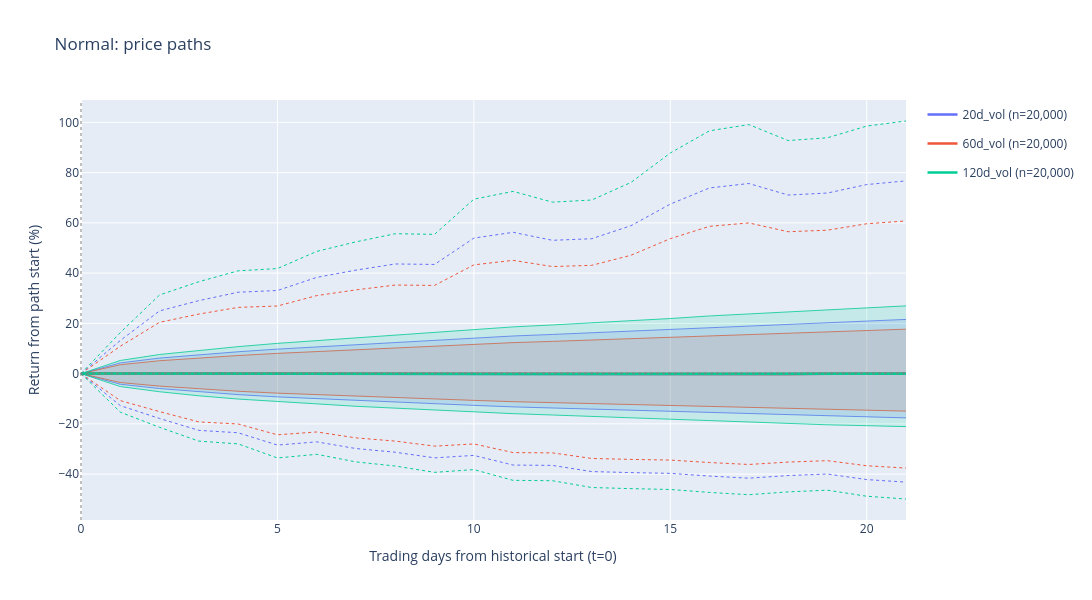

Notebook source saved alongside this figure:
### Code cell
normal.plot_paths()

### Figure 1 — Plotly figure (JSON) as saved in the notebook; plotly's stock layout.template omitted (floating-point values rounded to 4 significant figures)
{"data": [{"hovertemplate": "20d_vol — P10<br>Trading day: %{x}<br>Return: %{y:.2f}%<extra></extra>", "legendgroup": "Normal / 20d_vol", "line": {"color": "#636EFA", "dash": "solid", "width": 0.8}, "mode": "lines", "name": "20d_vol P10", "showlegend": false, "type": "scatter", "x": [0, 1, 2, 3, 4, 5, 6, 7, 8, 9, 10, 11, 12, 13, 14, 15, 16, 17, 18, 19, 20, 21], "y": [0, -4.235, -5.949, -7.285, -8.362, -9.258, -9.973, -10.78, -11.45, -12.02, -12.64, -13.25, -13.7, -14.28, -14.64, -15.11, -15.62, -16.05, -16.51, -17.01, -17.31, -17.63]}, {"fill": "tonexty", "fillcolor": "rgba(99,110,250,0.14)", "hovertemplate": "20d_vol — P90<br>Trading day: %{x}<br>Return: %{y:.2f}%<extra></extra>", "legendgroup": "Normal / 20d_vol", "line": {"color": "#636EFA", "dash": "solid", "width": 0.8}, "mode": "lines", "name": "20d_vol P90", "showlegend": false, "type": "scatter", "x": [0, 1, 2, 3, 4, 5, 6, 7, 8, 9, 10, 11, 12, 13, 14, 15, 16, 17, 18, 19, 20, 21], "y": [0, 4.262, 6.19, 7.504, 8.707, 9.75, 10.63, 11.57, 12.53, 13.38, 14.26, 14.98, 15.59, 16.24, 17.06, 17.61, 18.42, 19.03, 19.76, 20.29, 20.9, 21.58]}, {"hovertemplate": "20d_vol — Min<br>Trading day: %{x}<br>Return: %{y:.2f}%<extra></extra>", "legendgroup": "Normal / 20d_vol", "line": {"color": "#636EFA", "dash": "dot", "width": 1}, "mode": "lines", "name": "20d_vol Min", "showlegend": false, "type": "scatter", "x": [0, 1, 2, 3, 4, 5, 6, 7, 8, 9, 10, 11, 12, 13, 14, 15, 16, 17, 18, 19, 20, 21], "y": [0, -12.74, -17.86, -22.59, -23.54, -28.45, -27.17, -29.84, -31.29, -33.54, -32.56, -36.41, -36.53, -38.99, -39.41, -39.71, -40.79, -41.63, -40.58, -39.97, -42.19, -43.2]}, {"hovertemplate": "20d_vol — Max<br>Trading day: %{x}<br>Return: %{y:.2f}%<extra></extra>", "legendgroup": "Normal / 20d_vol", "line": {"color": "#636EFA", "dash": "dot", "width": 1}, "mode": "lines", "name": "20d_vol Max", "showlegend": false, "type": "scatter", "x": [0, 1, 2, 3, 4, 5, 6, 7, 8, 9, 10, 11, 12, 13, 14, 15, 16, 17, 18, 19, 20, 21], "y": [0, 13.19, 24.97, 29.06, 32.4, 33.09, 38.31, 41.21, 43.65, 43.46, 53.95, 56.25, 53.07, 53.7, 58.89, 67.49, 73.92, 75.68, 71.09, 71.89, 75.26, 76.72]}, {"hovertemplate": "20d_vol — Median<br>Trading day: %{x}<br>Return: %{y:.2f}%<extra></extra>", "legendgroup": "Normal / 20d_vol", "line": {"color": "#636EFA", "dash": "solid", "width": 2.5}, "mode": "lines", "name": "20d_vol (n=20,000)", "showlegend": true, "type": "scatter", "x": [0, 1, 2, 3, 4, 5, 6, 7, 8, 9, 10, 11, 12, 13, 14, 15, 16, 17, 18, 19, 20, 21], "y": [0, -0.02624, -0.05815, -0.1059, -0.1473, -0.1462, -0.1294, -0.1377, -0.1799, -0.1769, -0.09981, -0.141, -0.094, -0.1136, -0.1645, -0.1101, -0.1835, -0.1409, -0.145, -0.0834, -0.05216, -0.01194]}, {"hovertemplate": "60d_vol — P10<br>Trading day: %{x}<br>Return: %{y:.2f}%<extra></extra>", "legendgroup": "Normal / 60d_vol", "line": {"color": "#EF553B", "dash": "solid", "width": 0.8}, "mode": "lines", "name": "60d_vol P10", "showlegend": false, "type": "scatter", "x": [0, 1, 2, 3, 4, 5, 6, 7, 8, 9, 10, 11, 12, 13, 14, 15, 16, 17, 18, 19, 20, 21], "y": [0, -3.544, -4.985, -6.112, -7.023, -7.782, -8.388, -9.074, -9.64, -10.13, -10.65, -11.17, -11.56, -12.05, -12.37, -12.77, -13.2, -13.58, -13.97, -14.4, -14.65, -14.93]}, {"fill": "tonexty", "fillcolor": "rgba(239,85,59,0.14)", "hovertemplate": "60d_vol — P90<br>Trading day: %{x}<br>Return: %{y:.2f}%<extra></extra>", "legendgroup": "Normal / 60d_vol", "line": {"color": "#EF553B", "dash": "solid", "width": 0.8}, "mode": "lines", "name": "60d_vol P90", "showlegend": false, "type": "scatter", "x": [0, 1, 2, 3, 4, 5, 6, 7, 8, 9, 10, 11, 12, 13, 14, 15, 16, 17, 18, 19, 20, 21], "y": [0, 3.541, 5.135, 6.219, 7.21, 8.067, 8.785, 9.556, 10.34, 11.04, 11.76, 12.35, 12.84, 13.37, 14.04, 14.48, 15.14, 15.63, 16.22, 16.65, 17.15, 17.7]}, {"hovertemplate": "60d_vol — Min<br>Trading day: %{x}<br>Return: %{y:.2f}%<extra></extra>", "legendgroup": "Normal / 60d_vol", "line": {"color": "#EF553B", "dash": "dot", "width": 1}, "mode": "lines", "name": "60d_vol Min", "showlegend": false, "type": "scatter", "x": [0, 1, 2, 3, 4, 5, 6, 7, 8, 9, 10, 11, 12, 13, 14, 15, 16, 17, 18, 19, 20, 21], "y": [0, -10.74, -15.13, -19.23, -20.05, -24.35, -23.23, -25.58, -26.87, -28.87, -27.99, -31.44, -31.56, -33.77, -34.15, -34.42, -35.4, -36.17, -35.21, -34.66, -36.68, -37.61]}, {"hovertemplate": "60d_vol — Max<br>Trading day: %{x}<br>Return: %{y:.2f}%<extra></extra>", "legendgroup": "Normal / 60d_vol", "line": {"color": "#EF553B", "dash": "dot", "width": 1}, "mode": "lines", "name": "60d_vol Max", "showlegend": false, "type": "scatter", "x": [0, 1, 2, 3, 4, 5, 6, 7, 8, 9, 10, 11, 12, 13, 14, 15, 16, 17, 18, 19, 20, 21], "y": [0, 10.88, 20.43, 23.71, 26.37, 26.91, 31.06, 33.34, 35.26, 35.11, 43.3, 45.09, 42.62, 43.11, 47.12, 53.73, 58.64, 59.98, 56.49, 57.1, 59.66, 60.77]}, {"hovertemplate": "60d_vol — Median<br>Trading day: %{x}<br>Return: %{y:.2f}%<extra></extra>", "legendgroup": "Normal / 60d_vol", "line": {"color": "#EF553B", "dash": "solid", "width": 2.5}, "mode": "lines", "name": "60d_vol (n=20,000)", "showlegend": true, "type": "scatter", "x": [0, 1, 2, 3, 4, 5, 6, 7, 8, 9, 10, 11, 12, 13, 14, 15, 16, 17, 18, 19, 20, 21], "y": [0, -0.02188, -0.04849, -0.08827, -0.1229, -0.1219, -0.1079, -0.1148, -0.15, -0.1475, -0.08324, -0.1176, -0.07839, -0.09472, -0.1372, -0.0918, -0.1531, -0.1175, -0.1209, -0.06955, -0.04349, -0.009957]}, {"hovertemplate": "120d_vol — P10<br>Trading day: %{x}<br>Return: %{y:.2f}%<extra></extra>", "legendgroup": "Normal / 120d_vol", "line": {"color": "#00CC96", "dash": "solid", "width": 0.8}, "mode": "lines", "name": "120d_vol P10", "showlegend": false, "type": "scatter", "x": [0, 1, 2, 3, 4, 5, 6, 7, 8, 9, 10, 11, 12, 13, 14, 15, 16, 17, 18, 19, 20, 21], "y": [0, -5.151, -7.222, -8.83, -10.12, -11.2, -12.05, -13.02, -13.81, -14.49, -15.22, -15.94, -16.48, -17.16, -17.6, -18.14, -18.74, -19.26, -19.8, -20.38, -20.73, -21.1]}, {"fill": "tonexty", "fillcolor": "rgba(0,204,150,0.14)", "hovertemplate": "120d_vol — P90<br>Trading day: %{x}<br>Return: %{y:.2f}%<extra></extra>", "legendgroup": "Normal / 120d_vol", "line": {"color": "#00CC96", "dash": "solid", "width": 0.8}, "mode": "lines", "name": "120d_vol P90", "showlegend": false, "type": "scatter", "x": [0, 1, 2, 3, 4, 5, 6, 7, 8, 9, 10, 11, 12, 13, 14, 15, 16, 17, 18, 19, 20, 21], "y": [0, 5.233, 7.617, 9.247, 10.74, 12.04, 13.14, 14.31, 15.52, 16.59, 17.7, 18.61, 19.38, 20.19, 21.23, 21.93, 22.96, 23.73, 24.66, 25.33, 26.12, 26.98]}, {"hovertemplate": "120d_vol — Min<br>Trading day: %{x}<br>Return: %{y:.2f}%<extra></extra>", "legendgroup": "Normal / 120d_vol", "line": {"color": "#00CC96", "dash": "dot", "width": 1}, "mode": "lines", "name": "120d_vol Min", "showlegend": false, "type": "scatter", "x": [0, 1, 2, 3, 4, 5, 6, 7, 8, 9, 10, 11, 12, 13, 14, 15, 16, 17, 18, 19, 20, 21], "y": [0, -15.34, -21.37, -26.88, -27.97, -33.58, -32.12, -35.15, -36.78, -39.31, -38.21, -42.49, -42.64, -45.34, -45.79, -46.12, -47.3, -48.21, -47.07, -46.41, -48.82, -49.91]}, {"hovertemplate": "120d_vol — Max<br>Trading day: %{x}<br>Return: %{y:.2f}%<extra></extra>", "legendgroup": "Normal / 120d_vol", "line": {"color": "#00CC96", "dash": "dot", "width": 1}, "mode": "lines", "name": "120d_vol Max", "showlegend": false, "type": "scatter", "x": [0, 1, 2, 3, 4, 5, 6, 7, 8, 9, 10, 11, 12, 13, 14, 15, 16, 17, 18, 19, 20, 21], "y": [0, 16.35, 31.32, 36.59, 40.92, 41.82, 48.66, 52.46, 55.69, 55.45, 69.44, 72.55, 68.27, 69.11, 76.11, 87.83, 96.68, 99.13, 92.78, 93.89, 98.55, 100.6]}, {"hovertemplate": "120d_vol — Median<br>Trading day: %{x}<br>Return: %{y:.2f}%<extra></extra>", "legendgroup": "Normal / 120d_vol", "line": {"color": "#00CC96", "dash": "solid", "width": 2.5}, "mode": "lines", "name": "120d_vol (n=20,000)", "showlegend": true, "type": "scatter", "x": [0, 1, 2, 3, 4, 5, 6, 7, 8, 9, 10, 11, 12, 13, 14, 15, 16, 17, 18, 19, 20, 21], "y": [0, -0.03207, -0.07107, -0.1294, -0.18, -0.1787, -0.1582, -0.1683, -0.2198, -0.2162, -0.122, -0.1723, -0.1149, -0.1388, -0.201, -0.1345, -0.2243, -0.1721, -0.1772, -0.1019, -0.06375, -0.0146]}], "layout": {"height": 600, "hovermode": "closest", "legend": {"groupclick": "togglegroup"}, "shapes": [{"line": {"color": "gray", "dash": "dot"}, "opacity": 0.65, "type": "line", "x0": 0, "x1": 1, "xref": "x domain", "y0": 0, "y1": 0, "yref": "y"}, {"line": {"color": "gray", "dash": "dot"}, "opacity": 0.5, "type": "line", "x0": 0, "x1": 0, "xref": "x", "y0": 0, "y1": 1, "yref": "y domain"}], "title": {"text": "Normal: price paths"}, "width": 1200, "xaxis": {"autorange": true, "range": [-0.023, 21], "title": {"text": "Trading days from historical start (t=0)"}, "type": "linear"}, "yaxis": {"autorange": true, "range": [-58.27, 108.9], "title": {"text": "Return from path start (%)"}, "type": "linear"}}}
